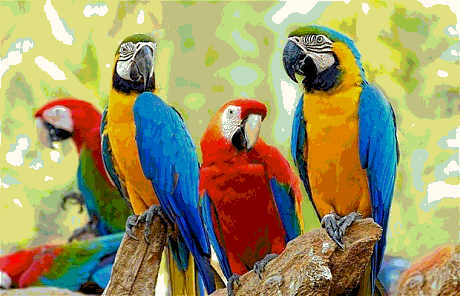
%> input picture Computação Gráfica/Trabalho 4/arara_full_256.bmp, 460 x 296 px
$ octave test.m   (GNU Octave 9; MATLAB toolbox functions it lacks are replaced by stand-ins)
%> lines starting %> are read from the running program, lines starting %| are printed output that depends on the picture

% load input image
I = double(imread('arara_full_256.bmp'));
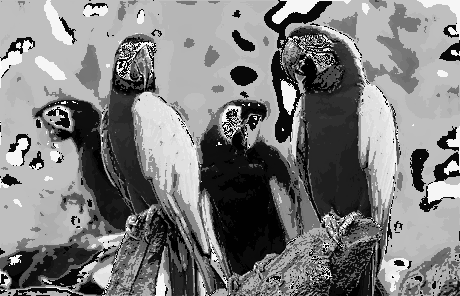
%> I: size 296x460 double; min 0, max 255, mean 125.8
[h w d] = size(I);
%> h = 296; w = 460; d = 1

% show input image
figure; image(I/255); axis image;
title('input image');
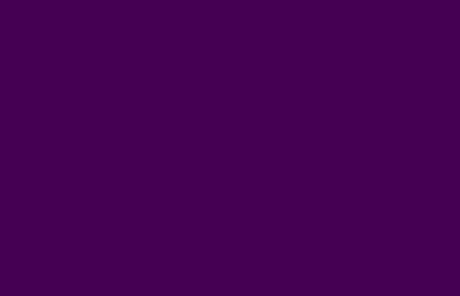
%> displayed picture: size 296x460x3, on the screen's scale of 0 to 255; mean R, G, B 68, 1, 84

% make transformation matrix (T)
s  = 1;
a  = 5*pi/180;
tx = 0;
ty = 0;
T  = [ s*cos(a) s*sin(a) tx ; -s*sin(a) s*cos(a) ty ; 0 0 1 ];

% warp incoming corners to determine the size of the output image
cp = T*[ 1 1 w w ; 1 h 1 h ; 1 1 1 1 ];
Xpr = min( cp(1,:) ) : max( cp(1,:) ); % min x : max x
%> Xpr = 483 values from 1.08 to 483.1
Ypr = min( cp(2,:) ) : max( cp(2,:) ); % min y : max y
%> Ypr = 334 values from -39.1 to 293.9
[Xp,Yp] = ndgrid(Xpr,Ypr);
[wp hp] = size(Xp); % = size(Yp)
%> wp = 483; hp = 334

% do backwards transform (from out to in)
n = wp*hp;
%> n = 161322
X = T \ [ Xp(:) Yp(:) ones(n,1) ]';  % warp

% re-sample pixel values with bilinear interpolation
clear Ip;
xI = reshape( X(1,:),wp,hp)';
yI = reshape( X(2,:),wp,hp)';
%> (the run ends here)
